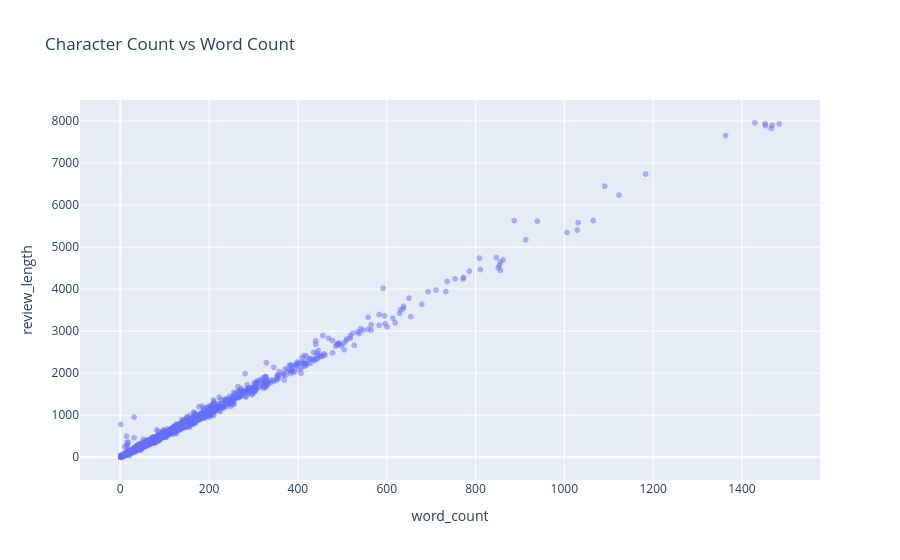

The code cell stored with this chart in its notebook:
### Code cell
fig = px.scatter(

    df.sample(5000, random_state=42),

    x="word_count",

    y="review_length",

    opacity=0.5,

    title="Character Count vs Word Count"

)

fig.write_image(
    "../outputs/figures/review_length_scatter.png"
)

fig.show()

### Figure 1 — Plotly figure (JSON) as saved in the notebook; plotly's stock layout.template omitted (floating-point values rounded to 4 significant figures; data arrays with more than 128 entries replaced by an {"elided": "..."} marker saying what was removed)
{"data": [{"hovertemplate": "word_count=%{x}<br>review_length=%{y}<extra></extra>", "legendgroup": "", "marker": {"color": "#636efa", "opacity": 0.5, "symbol": "circle"}, "mode": "markers", "name": "", "showlegend": false, "type": "scattergl", "x": {"elided": "5000 int values"}, "xaxis": "x", "y": {"elided": "5000 int values"}, "yaxis": "y"}], "layout": {"legend": {"tracegroupgap": 0}, "title": {"text": "Character Count vs Word Count"}, "xaxis": {"anchor": "y", "domain": [0, 1], "title": {"text": "word_count"}}, "yaxis": {"anchor": "x", "domain": [0, 1], "title": {"text": "review_length"}}}}
